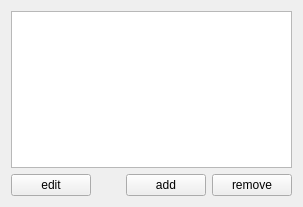
<?xml version="1.0" encoding="UTF-8"?>
<ui version="4.0">
 <class>ProviderSelectionWidget</class>
 <widget class="QWidget" name="ProviderSelectionWidget">
  <property name="geometry">
   <rect>
    <x>0</x>
    <y>0</y>
    <width>303</width>
    <height>207</height>
   </rect>
  </property>
  <property name="windowTitle">
   <string>Form</string>
  </property>
  <layout class="QVBoxLayout" name="verticalLayout">
   <item>
    <widget class="KListWidget" name="listProvider"/>
   </item>
   <item>
    <layout class="QHBoxLayout" name="horizontalLayout_2">
     <item>
      <widget class="KPushButton" name="editButton">
       <property name="text">
        <string>edit</string>
       </property>
      </widget>
     </item>
     <item>
      <spacer name="horizontalSpacer">
       <property name="orientation">
        <enum>Qt::Horizontal</enum>
       </property>
       <property name="sizeHint" stdset="0">
        <size>
         <width>40</width>
         <height>20</height>
        </size>
       </property>
      </spacer>
     </item>
     <item>
      <widget class="KPushButton" name="addButton">
       <property name="text">
        <string>add</string>
       </property>
      </widget>
     </item>
     <item>
      <widget class="KPushButton" name="removeButton">
       <property name="text">
        <string>remove</string>
       </property>
      </widget>
     </item>
    </layout>
   </item>
  </layout>
 </widget>
 <customwidgets>
  <customwidget>
   <class>KPushButton</class>
   <extends>QPushButton</extends>
   <header>kpushbutton.h</header>
  </customwidget>
  <customwidget>
   <class>KListWidget</class>
   <extends>QListWidget</extends>
   <header>klistwidget.h</header>
  </customwidget>
 </customwidgets>
 <resources/>
 <connections/>
</ui>
